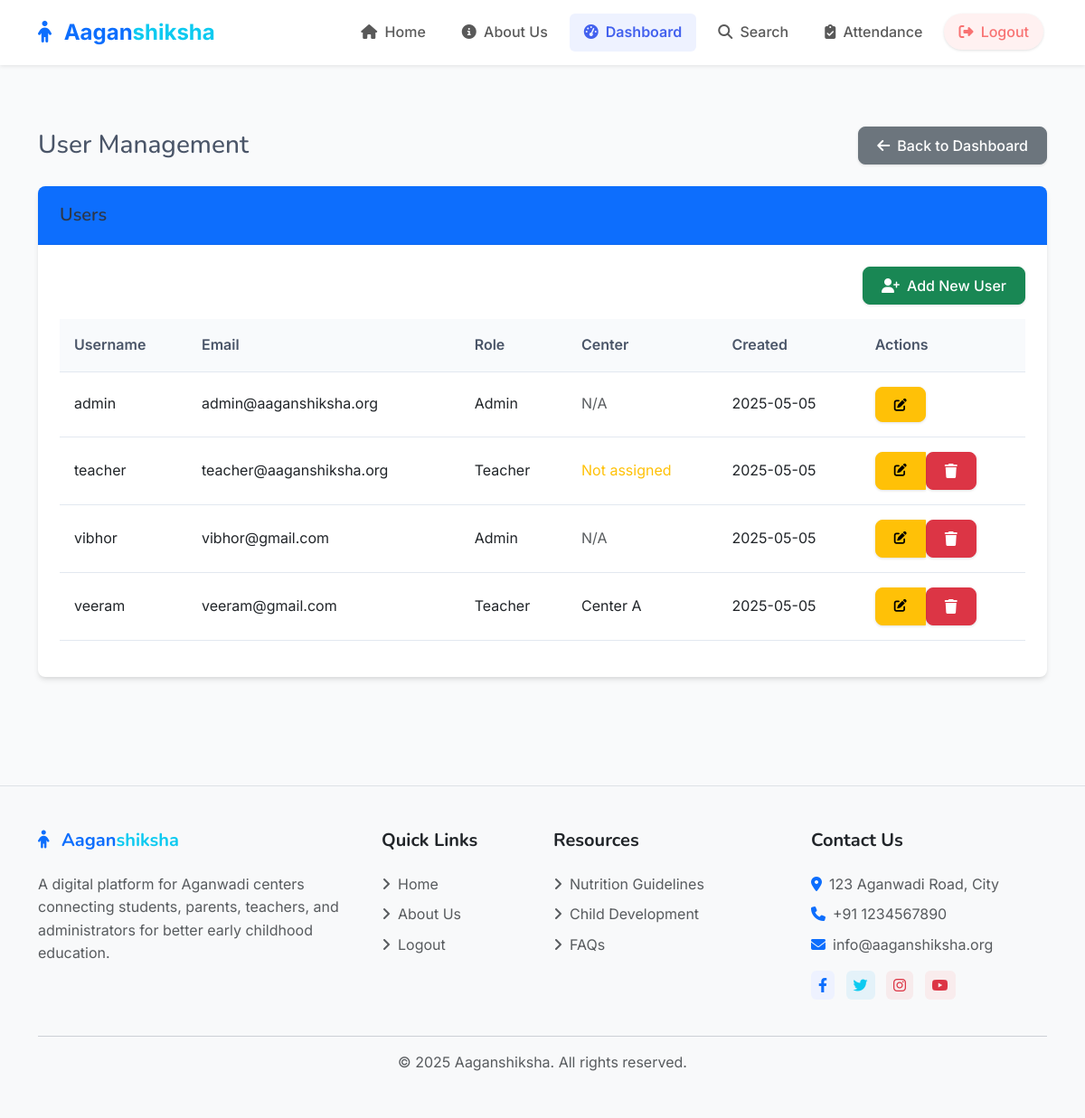
Before: /admin/users (signed in) with the older database file.
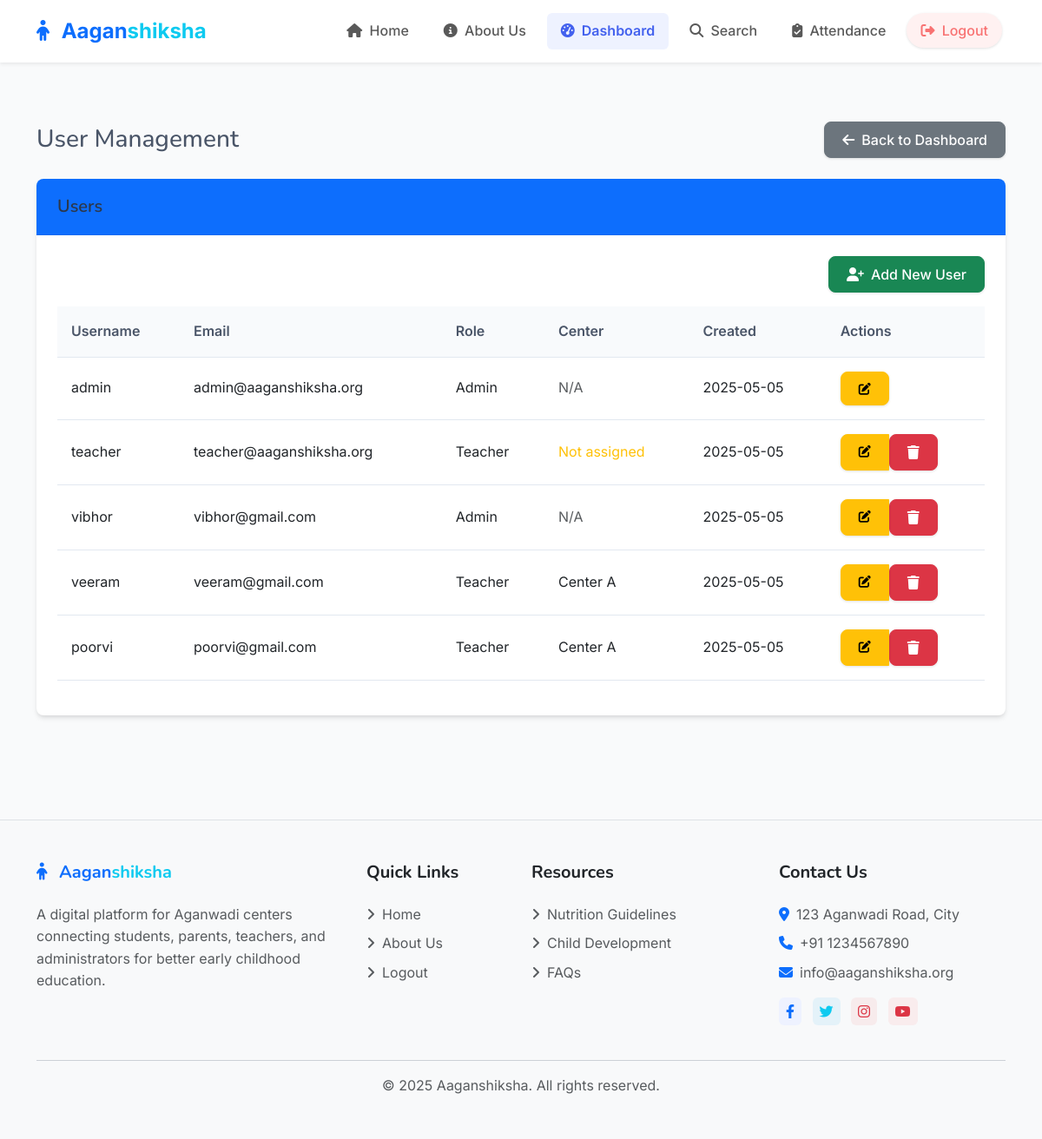
After: the same page with the newer database file.
### models.py (models this page shows, shortened)
class User(UserMixin, db.Model):
    id = db.Column(db.Integer, primary_key=True)
    username = db.Column(db.String(64), unique=True, nullable=False)
    email = db.Column(db.String(120), unique=True, nullable=False)
    password_hash = db.Column(db.String(256), nullable=False)
    role = db.Column(db.String(20), nullable=False)  # 'admin', 'teacher'
    aadhar_number = db.Column(db.String(12), unique=True, nullable=False)
    created_at = db.Column(db.DateTime, default=datetime.utcnow)
    center_id = db.Column(db.Integer, db.ForeignKey('center.id'), nullable=True)  # Only required for teachers
    center = db.relationship('Center', backref='teachers', lazy=True)
    complaints = db.relationship('Complaint', backref='author', lazy=True)
    nutrition_tips = db.relationship('NutritionTip', backref='created_by', lazy=True)
    activities = db.relationship('Activity', backref='created_by', lazy=True)

class Center(db.Model):
    id = db.Column(db.Integer, primary_key=True)
    name = db.Column(db.String(100), nullable=False)
    address = db.Column(db.String(200), nullable=False)
    contact_number = db.Column(db.String(15))
    email = db.Column(db.String(120))
    created_at = db.Column(db.DateTime, default=datetime.utcnow)
    students = db.relationship('Student', backref='center', lazy=True)
    inventory_items = db.relationship('Inventory', backref='center', lazy=True)

### routes/admin.py (the view)
@admin_bp.route('/users')
@login_required
@admin_required
def users():
    users = User.query.all()
    return render_template('admin/users.html', users=users)

### app.py (called while the page is built)
@app.context_processor
def inject_csrf_token():
    return dict(csrf_token=generate_csrf)

@login_manager.user_loader
def load_user(user_id):
    return User.query.get(int(user_id))

### routes/admin.py (called while the page is built)
def admin_required(f):
    @wraps(f)
    def decorated_function(*args, **kwargs):
        if not current_user.is_authenticated or current_user.role != 'admin':
            flash('You need to be an admin to access this page.', 'danger')
            return redirect(url_for('auth.login'))
        return f(*args, **kwargs)
    return decorated_function

### templates/admin/users.html (shortened to what the changed rows need)
{% extends 'base.html' %}
{% block content %}
<div class="container py-4">
    <div class="d-flex justify-content-between align-items-center mb-4">
        <h1 class="h3 mb-0">User Management</h1>
    </div>
    <div class="card mb-4">
        <div class="card-body">
            {% if is_add or is_edit %}
                <form method="POST">
                    {{ form.hidden_tag() }}
                    <div class="row mb-3">
                        <div class="col-md-6">
                            <label class="form-label">Username</label>
                            {{ form.username(class="form-control") }}
                            {% if form.username.errors %}
                                <div class="text-danger">
                                    {% for error in form.username.errors %}
                                        <small>{{ error }}</small>
                                    {% endfor %}
                                </div>
                            {% endif %}
                        </div>
                        <div class="col-md-6">
                            <label class="form-label">Email</label>
                            {{ form.email(class="form-control") }}
                            {% if form.email.errors %}
                                <div class="text-danger">
                                    {% for error in form.email.errors %}
                                        <small>{{ error }}</small>
                                    {% endfor %}
                                </div>
                            {% endif %}
                        </div>
                    </div>
                    <div class="row mb-3">
                        {% if is_add %}
                            <div class="col-md-6">
                                <label class="form-label">Password</label>
                                {{ form.password(class="form-control") }}
                                {% if form.password.errors %}
                                    <div class="text-danger">
                                        {% for error in form.password.errors %}
                                            <small>{{ error }}</small>
                                        {% endfor %}
                                    </div>
                                {% endif %}
                            </div>
                            <div class="col-md-6">
                                <label class="form-label">Confirm Password</label>
                                {{ form.confirm_password(class="form-control") }}
                                {% if form.confirm_password.errors %}
                                    <div class="text-danger">
                                        {% for error in form.confirm_password.errors %}
                                            <small>{{ error }}</small>
                                        {% endfor %}
                                    </div>
                                {% endif %}
                            </div>
                        {% else %}
                            <div class="col-md-6">
                                <label class="form-label">New Password (leave blank to keep current)</label>
                                {{ form.password(class="form-control") }}
                                {% if form.password.errors %}
                                    <div class="text-danger">
                                        {% for error in form.password.errors %}
                                            <small>{{ error }}</small>
                                        {% endfor %}
                                    </div>
                                {% endif %}
                            </div>
                            <div class="col-md-6">
                                <label class="form-label">Confirm New Password</label>
                                {{ form.confirm_password(class="form-control") }}
                                {% if form.confirm_password.errors %}
                                    <div class="text-danger">
                                        {% for error in form.confirm_password.errors %}
                                            <small>{{ error }}</small>
                                        {% endfor %}
                                    </div>
                                {% endif %}
                            </div>
                        {% endif %}
                    </div>
                    <div class="mb-3">
                        <label class="form-label">Role</label>
                        {{ form.role(class="form-select", id="role") }}
                        {% if form.role.errors %}
                            <div class="text-danger">
                                {% for error in form.role.errors %}
                                    <small>{{ error }}</small>
                                {% endfor %}
                            </div>
                        {% endif %}
                    </div>
                    <div class="mb-3">
                        <label class="form-label">Aadhar Number</label>
                        {{ form.aadhar_number(class="form-control", placeholder="Enter 12-digit Aadhar number") }}
                        {% if form.aadhar_number.errors %}
                            <div class="text-danger">
                                {% for error in form.aadhar_number.errors %}
                                    <small>{{ error }}</small>
                                {% endfor %}
                            </div>
                        {% endif %}
                    </div>
                    <div class="mb-3" id="center-field">
                        <label class="form-label">Center (required for teachers)</label>
                        {{ form.center_id(class="form-control") }}
                        {% if form.center_id.errors %}
                            <div class="text-danger">
                                {% for error in form.center_id.errors %}
                                    <small>{{ error }}</small>
                                {% endfor %}
                            </div>
                        {% endif %}
                    </div>
                    <script>
                        // Show/hide center field based on role selection
                        document.addEventListener('DOMContentLoaded', function() {
                            const roleSelect = document.getElementById('role');
                            const centerField = document.getElementById('center-field');
                            function toggleCenterField() {
                                if (roleSelect.value === 'teacher') {
                                    centerField.style.display = 'block';
                                } else {
                                    centerField.style.display = 'none';
                                }
                            }
                            toggleCenterField(); // Initial state
                            roleSelect.addEventListener('change', toggleCenterField);
                        });
                    </script>
                    <div class="d-flex justify-content-between">
                        <a href="{{ url_for('admin.users') }}" class="btn btn-secondary">Cancel</a>
                        {{ form.submit(class="btn btn-primary") }}
                    </div>
                </form>
            {% else %}
                <div class="table-responsive">
                    <table class="table table-hover">
                        <thead>
                            <tr>
                                <th>Username</th>
                                <th>Email</th>
                                <th>Role</th>
                                <th>Center</th>
                                <th>Created</th>
                                <th>Actions</th>
                            </tr>
                        </thead>
                        <tbody>
                            {% if users %}
                                {% for user in users %}
                                    <tr>
                                        <td>{{ user.username }}</td>
                                        <td>{{ user.email }}</td>
                                        <td>{{ user.role|capitalize }}</td>
                                        <td>
                                            {% if user.role == 'teacher' and user.center %}
                                                {{ user.center.name }}
                                            {% elif user.role == 'teacher' %}
                                                <span class="text-warning">Not assigned</span>
                                            {% else %}
                                                <span class="text-muted">N/A</span>
                                            {% endif %}
                                        </td>
                                        <td>{{ user.created_at.strftime('%Y-%m-%d') }}</td>
                                        <td>
                                            <div class="btn-group btn-group-sm">
                                                <a href="{{ url_for('admin.edit_user', id=user.id) }}" class="btn btn-warning">
                                                    <i class="fas fa-edit"></i>
                                                </a>
                                                {% if user.id != current_user.id %}
                                                    <form action="{{ url_for('admin.delete_user', id=user.id) }}" method="POST" style="display: inline;">
                                                        <button type="submit" class="btn btn-danger">
                                                            <i class="fas fa-trash"></i>
                                                        </button>
                                                    </form>
                                                {% endif %}
                                            </div>
                                        </td>
                                    </tr>
                                {% endfor %}
                            {% else %}
                                <tr>
                                    <td colspan="6" class="text-center">No users found.</td>
                                </tr>
                            {% endif %}
                        </tbody>
                    </table>
                </div>
            {% endif %}
        </div>
    </div>
</div>
{% endblock %}

Changed rows visible on the page:
added User: username "poorvi", email "poorvi@gmail.com", role "Teacher", center.name "Center A", created_at "2025-05-05"
